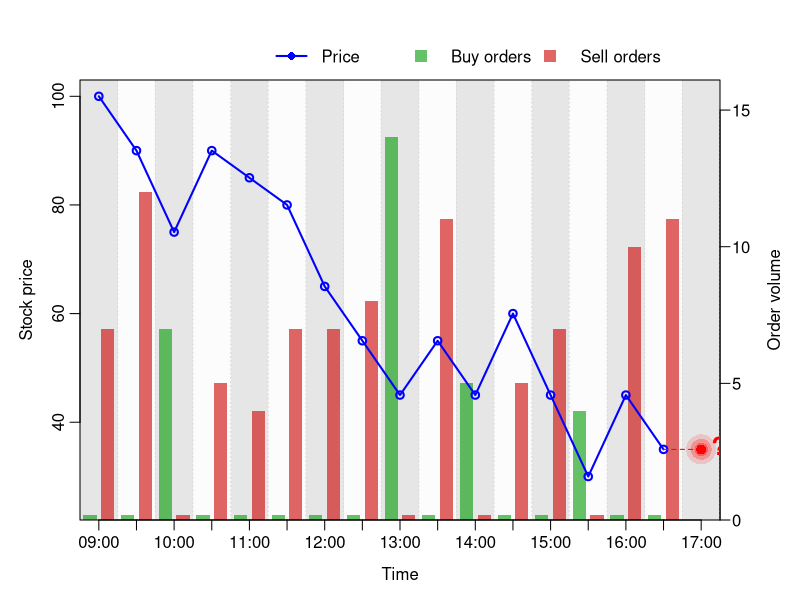

R code for this plot:
### Code to simulate price and order flow
### -------------------------------------

# use local folder
library(here)
library(rstudioapi)
setwd(dirname(getActiveDocumentContext()$path))

# Parameters
S0 <- 100         # initial stock price
N <- 16           # number of periods in time series
steps <- c(5, 10, 15)  # possible move sizes
lambda <- 8 # order arrival rate per period
alpha <- 1 # fraction of informed traders

# set seed for reproducibility
seed <-444
set.seed(seed) 

# initialize price vector
S <- numeric(N + 1)
S[1] <- S0 # first price
move_direction <- integer(N) # move directions, could be +1 or -1
move_size <-integer(N) # can be 5, 10, or 15.

# simulate prices
for (t in 1:N) {
  move_size[t]<-sample(steps,1)
  move_direction[t]<-sample(c(-1,1),1)
  S[t+1] <- S[t]+move_direction[t] * move_size[t]
}


# simulate order flow
total_orders <- rpois(N,lambda) # total orders per period
informed_orders <-rbinom(N, size=total_orders, prob=alpha) # how many informed?
uninformed_orders <- total_orders - informed_orders # how many uninformed?


# Informed: all trade in the direction of the next move
informed_buys  <- ifelse(move_direction ==  1L, informed_orders, 0L)
informed_sells <- ifelse(move_direction == -1L, informed_orders, 0L)

# Uninformed: random buys/sells
uninformed_buys  <- rbinom(N, size = uninformed_orders, prob = 0.5)
uninformed_sells <- uninformed_orders - uninformed_buys

# Totals per period
buys  <- informed_buys  + uninformed_buys
sells <- informed_sells + uninformed_sells

# show short stubs instead of true zeros if order flow is zero on one side
stub <- 0.2
buys_disp  <- pmax(buys,  stub)
sells_disp <- pmax(sells, stub)

## ----------------------------
## Geometry for bars (predictive: between t-1 and t)
## ----------------------------
centers <- (1:N) - 0.5      # each period [t-1, t] centered at t-0.5
gap <- 0.12
w   <- 0.35

buy_xmin  <- centers - gap/2 - w
buy_xmax  <- centers - gap/2
sell_xmin <- centers + gap/2
sell_xmax <- centers + gap/2 + w

orders_ylim <- c(0, max(c(buys_disp, sells_disp)) * 1.15)
price_ylim  <- range(S)

## ----------------------------
## Time labels: 09:00–17:00 every 30min
## ----------------------------
times <- seq(from = as.POSIXct("09:00", format = "%H:%M"),
             to   = as.POSIXct("17:00", format = "%H:%M"),
             by   = "30 min")
time_labels <- format(times, "%H:%M")

# positions: 09:00..16:30 at centers 0.5..15.5, 17:00 at 16.5
price_x    <- seq(0.5, N - 0.5, by = 1)    # 16 real points
label_pos  <- c(price_x, N + 0.5)          # add 17:00 at 16.5

## ----------------------------
## Plot
## ----------------------------



if (!is.null(dev.list())) dev.off()

if (!dir.exists("plots")) {
  dir.create("plots", recursive = TRUE)
  message("Created ../plots directory.")
} else {
  message("Directory exists.")
}

fname <- sprintf("plots/pricesimulation_seed_%d_alpha_%d.png", seed, as.integer(100*alpha))

png(fname,
    width = 1800, height = 800, res = 150)

par(mar = c(4, 4, 4, 4), mgp = c(2.2, 0.6, 0))

## 1) Order flow layer (right axis), x in [0, N+1]
plot(NA, xlim = c(0, N + 1), ylim = orders_ylim,
     xaxs = "i", yaxs = "i", xlab = "", ylab = "",
     axes = FALSE)

# alternating gray bands for each period [t-1, t]
for (t in 1:(N + 1)) {
  rect(t - 1, 0, t, orders_ylim[2],
       col = ifelse(t %% 2 == 0, gray(0.99), gray(0.9)),
       border = NA)
}

# buy/sell bars (for t = 1..N only)
rect(buy_xmin,  0, buy_xmax,  buys_disp,
     col = rgb(0, 0.6, 0, 0.6), border = NA)
rect(sell_xmin, 0, sell_xmax, sells_disp,
     col = rgb(0.8, 0, 0, 0.6), border = NA)

axis(4, las = 1, cex.axis = 1)
mtext("Order volume", side = 4, line = 2.2)

abline(v = 0:(N + 1), col = "gray85", lty = "dotted")

## 2) Price layer (left axis) overlay
par(new = TRUE)

plot(price_x, S[1:N], type = "o", lwd = 2, col = "blue",
     xlab = "Time", ylab = "Stock price",
     xlim = c(0, N + 1), ylim = price_ylim,
     xaxs = "i", xaxt = "n", yaxt = "s")

# custom centered time labels, including 17:00 point
axis(1, at = label_pos, labels = time_labels,
     cex.axis = 1, las = 1)

## 3) Prediction at 17:00 (dotted line + red dot + "?")
x_last  <- tail(price_x, 1)   # 16:30 position (15.5)
y_last  <- S[N]               # price at last real half-hour
x_pred  <- N + 0.5            # 17:00 at 16.5

# dotted horizontal line from last real price to 17:00
segments(x_last, y_last, x_pred, y_last,
         lty = 2, col = "red")

# fuzzy halo
points(x_pred, y_last, pch = 16, col = rgb(1,0,0,0.15), cex = 4)
points(x_pred, y_last, pch = 16, col = rgb(1,0,0,0.25), cex = 2.8)
points(x_pred, y_last, pch = 16, col = rgb(1,0,0,0.35), cex = 1.8)

# solid core
points(x_pred, y_last, pch = 16, col = "red", cex = 1.3)

# question mark
text(x_pred, y_last, labels = "?", pos = 4,
     col = "red", cex = 1.5, font = 2)
## 4) Legend
legend("topleft",
       horiz = TRUE,
       inset = c(0.3, -0.1),   # <-- moves legend upward above plot
       xpd = TRUE,            # allow drawing outside plot region
       legend = c("Price", "Buy orders", "Sell orders"),
       col    = c("blue", rgb(0, 0.6, 0, 0.6), rgb(0.8, 0, 0, 0.6)),
       lwd    = c(2, NA, NA, 1),
       pch    = c(16, 15, 15, 16),
       pt.cex = c(1, 1.6, 1.6, 1.6),
       lty    = c(1, NA, NA, 2),
       bty    = "n")

dev.off()
